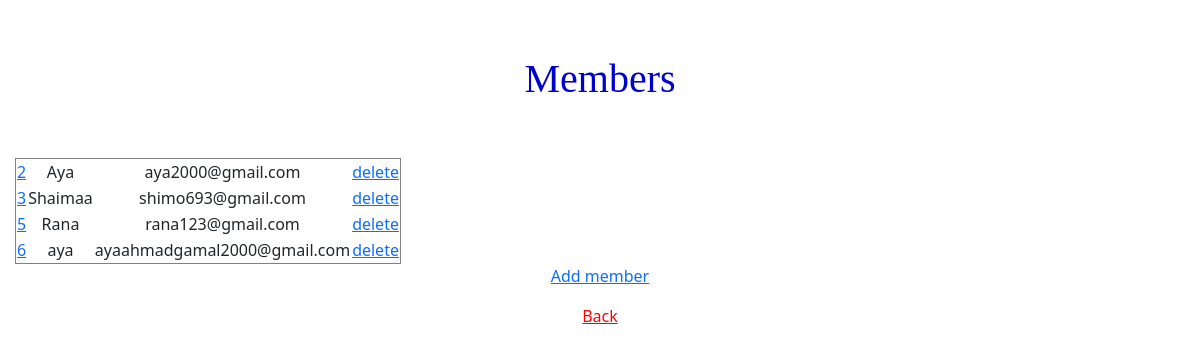
The app's page /list, older data.
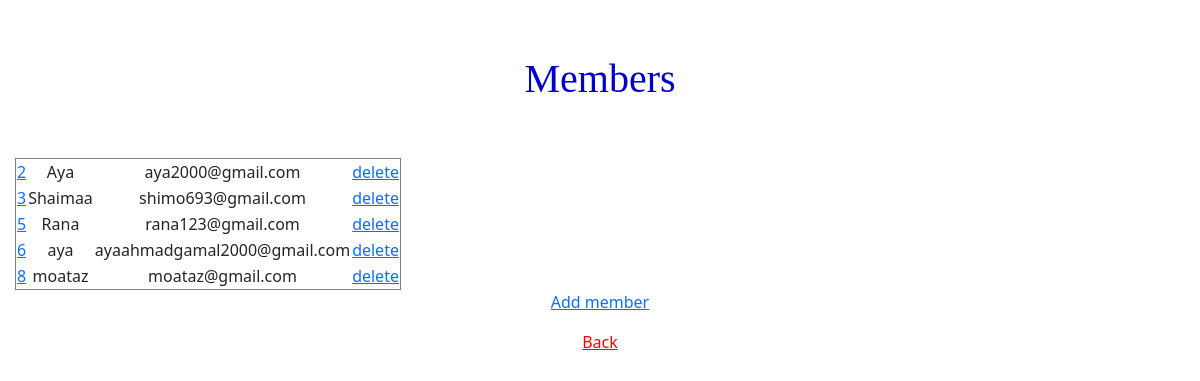
The same page, newer data.
### Asec/models.py (models this page shows)
class User(AbstractUser):
    pass

### Asec/views.py (the view)
# urls.py: path("list",views.list_members,name="list"),
def list_members(request):
    users = User.objects.all().values()
    return render(request,"Committee/List_of_members.html",{"users": users})

### Asec/Templates/Committee/List_of_members.html
{% extends "Committee/layout.html" %}
{% block body %}
<h1>Members</h1>
<body>
<table border="1">
{% for x in users %}
  <tr>
  <td><a href="update/{{ x.id }}">{{ x.id }}</a></td>
  <td>{{ x.username }}</td>
  <td>{{ x.email }}</td>
  <td><a href="delete/{{ x.id }}">delete</a></td>
  </tr>
{% endfor %}
</table>
<p>
<a href="add/">Add member</a>
</p>
</body>
{% endblock %}

Row changes from the older to the newer data that the page shows:
added User: id "8", username "moataz", email "moataz@gmail.com"
